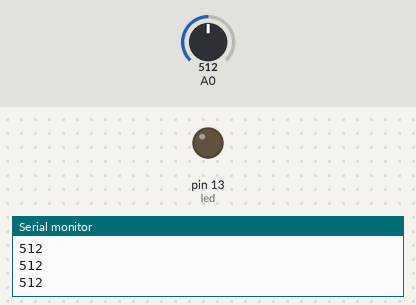
Bench run of a sketch on a simulated Arduino Uno, built with avr-gcc and run on an emulated ATmega328P. Shown: output pins drawn as LEDs (lit = HIGH), the last lines printed to the serial monitor. The test bench sets the inputs (shaded band); at power-on: A0 = 512.

Above: at 1.2 s.
1.3 s: A0 set to 210
2.8 s: A0 set to 192
At 3.8 s:
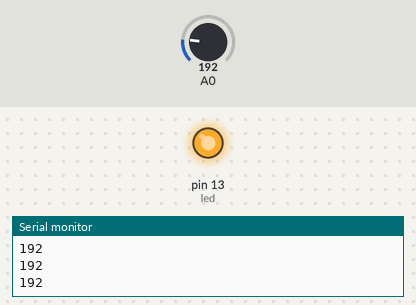
4.4 s: A0 set to 306
At 5.2 s:
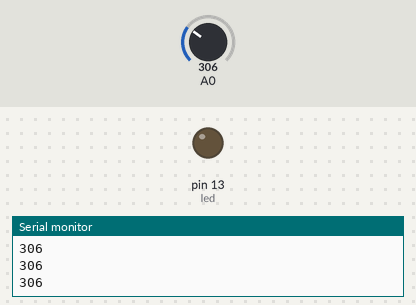
6.0 s: A0 set to 190
At 6.6 s:
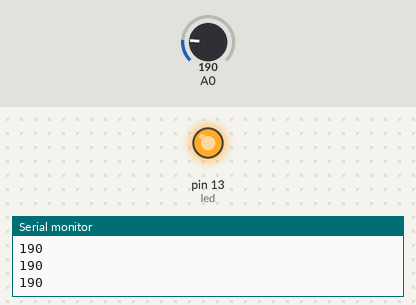
Timing chart, 0 to 8.6 s (numbered marks = the images above; inputs shaded):
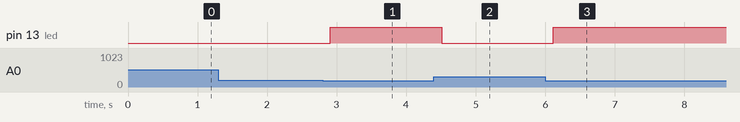

Measured:
- the behaviour switches between 201 and 200 on A0 (found by bisection; images 0 and 1)
- after the input at 2.8 s, pin 13 (led): LOW → HIGH after 0.11 s
- after the input at 4.4 s, pin 13 (led): HIGH → LOW after 0.11 s
- after the input at 6.0 s, pin 13 (led): LOW → HIGH after 0.12 s

The sketch:

sound.ino
```cpp
/*
This is the code to make a LED blink with sound.
You have to set the threshold so it' sensible enough to make the led blink.

You connect an LED to PIN13 and the Sound Sensor to Analog Pin 0
 */

int led = 13;
int threshold = 200; //Change This
int volume;

void setup() {
  Serial.begin(9600); // For debugging
  pinMode(led, OUTPUT);
}

void loop() {

  volume = analogRead(A0); // Reads the value from the Analog PIN A0

    //Debug mode
    Serial.println(volume);
    delay(100);


  if(volume<=threshold){
    digitalWrite(led, HIGH); //Turn ON Led
  }
  else{
    digitalWrite(led, LOW); // Turn OFF Led
  }

}
```
